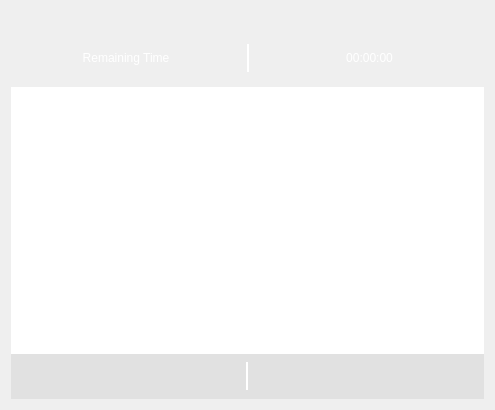
<?xml version="1.0" encoding="UTF-8"?>
<ui version="4.0">
 <class>DownloadPanel</class>
 <widget class="QWidget" name="DownloadPanel">
  <property name="geometry">
   <rect>
    <x>0</x>
    <y>0</y>
    <width>495</width>
    <height>410</height>
   </rect>
  </property>
  <property name="windowTitle">
   <string>Form</string>
  </property>
  <layout class="QVBoxLayout" name="verticalLayout">
   <property name="spacing">
    <number>0</number>
   </property>
   <property name="topMargin">
    <number>29</number>
   </property>
   <item>
    <widget class="QWidget" name="widgetTop" native="true">
     <property name="minimumSize">
      <size>
       <width>0</width>
       <height>58</height>
      </size>
     </property>
     <property name="styleSheet">
      <string notr="true">QLabel
{
color: #FFFFFF;
}</string>
     </property>
     <layout class="QHBoxLayout" name="horizontalLayout">
      <property name="leftMargin">
       <number>0</number>
      </property>
      <property name="topMargin">
       <number>0</number>
      </property>
      <property name="rightMargin">
       <number>0</number>
      </property>
      <property name="bottomMargin">
       <number>0</number>
      </property>
      <item>
       <widget class="NormalLabel" name="labelRemainingTime">
        <property name="text">
         <string>Remaining Time</string>
        </property>
        <property name="alignment">
         <set>Qt::AlignCenter</set>
        </property>
       </widget>
      </item>
      <item>
       <widget class="Line" name="line_3">
        <property name="minimumSize">
         <size>
          <width>2</width>
          <height>28</height>
         </size>
        </property>
        <property name="maximumSize">
         <size>
          <width>2</width>
          <height>28</height>
         </size>
        </property>
        <property name="styleSheet">
         <string notr="true">border: 0px;
background-color: rgb(255, 255, 255);</string>
        </property>
        <property name="orientation">
         <enum>Qt::Vertical</enum>
        </property>
       </widget>
      </item>
      <item>
       <widget class="NormalLabel" name="labelTime">
        <property name="text">
         <string>00:00:00</string>
        </property>
        <property name="alignment">
         <set>Qt::AlignCenter</set>
        </property>
       </widget>
      </item>
     </layout>
    </widget>
   </item>
   <item>
    <widget class="QListWidget" name="listWidget">
     <property name="focusPolicy">
      <enum>Qt::NoFocus</enum>
     </property>
     <property name="styleSheet">
      <string notr="true">QListWidget
{
outline: none;
}
QListWidget::item
{
height: 66px;
}
QListWidget::item:selected
{
border: 0px;
background-color: transparent;
}</string>
     </property>
     <property name="frameShape">
      <enum>QFrame::NoFrame</enum>
     </property>
    </widget>
   </item>
   <item>
    <widget class="QWidget" name="widgetBottom" native="true">
     <property name="minimumSize">
      <size>
       <width>0</width>
       <height>45</height>
      </size>
     </property>
     <property name="styleSheet">
      <string notr="true">QWidget#widgetBottom
{
	background-color: #E1E1E1;
}</string>
     </property>
     <layout class="QHBoxLayout" name="horizontalLayout_2">
      <property name="leftMargin">
       <number>0</number>
      </property>
      <property name="topMargin">
       <number>0</number>
      </property>
      <property name="rightMargin">
       <number>0</number>
      </property>
      <property name="bottomMargin">
       <number>0</number>
      </property>
      <item>
       <widget class="MyToolButton" name="toolButtonDelete">
        <property name="styleSheet">
         <string notr="true">QToolButton
{
border: 0px;
}</string>
        </property>
        <property name="text">
         <string/>
        </property>
        <property name="icon">
         <iconset resource="../resource/resource.qrc">
          <normaloff>:/download/download/delete2.png</normaloff>:/download/download/delete2.png</iconset>
        </property>
        <property name="iconSize">
         <size>
          <width>24</width>
          <height>24</height>
         </size>
        </property>
       </widget>
      </item>
      <item>
       <widget class="Line" name="line_2">
        <property name="minimumSize">
         <size>
          <width>2</width>
          <height>28</height>
         </size>
        </property>
        <property name="maximumSize">
         <size>
          <width>2</width>
          <height>28</height>
         </size>
        </property>
        <property name="styleSheet">
         <string notr="true">border: 0px;
background-color: rgb(255, 255, 255);</string>
        </property>
        <property name="orientation">
         <enum>Qt::Vertical</enum>
        </property>
       </widget>
      </item>
      <item>
       <widget class="MyToolButton" name="toolButtonUDisk">
        <property name="styleSheet">
         <string notr="true">QToolButton
{
border: 0px;
}</string>
        </property>
        <property name="text">
         <string/>
        </property>
        <property name="icon">
         <iconset resource="../resource/resource.qrc">
          <normaloff>:/download/download/udisk.png</normaloff>:/download/download/udisk.png</iconset>
        </property>
        <property name="iconSize">
         <size>
          <width>24</width>
          <height>24</height>
         </size>
        </property>
       </widget>
      </item>
     </layout>
    </widget>
   </item>
  </layout>
 </widget>
 <customwidgets>
  <customwidget>
   <class>MyToolButton</class>
   <extends>QToolButton</extends>
   <header>mytoolbutton.h</header>
  </customwidget>
  <customwidget>
   <class>NormalLabel</class>
   <extends>QLabel</extends>
   <header>normallabel.h</header>
  </customwidget>
 </customwidgets>
 <resources>
  <include location="../resource/resource.qrc"/>
 </resources>
 <connections/>
</ui>
